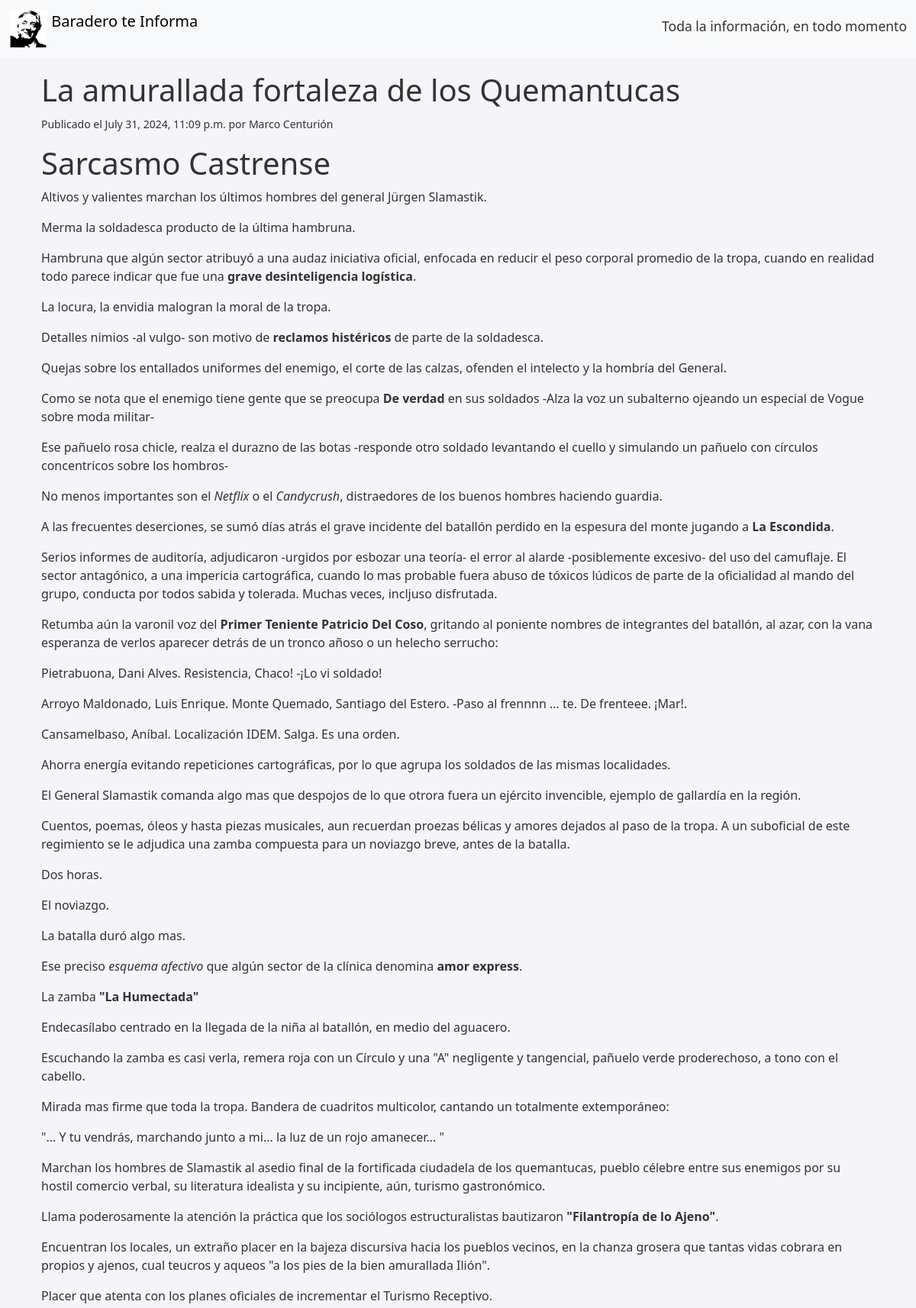
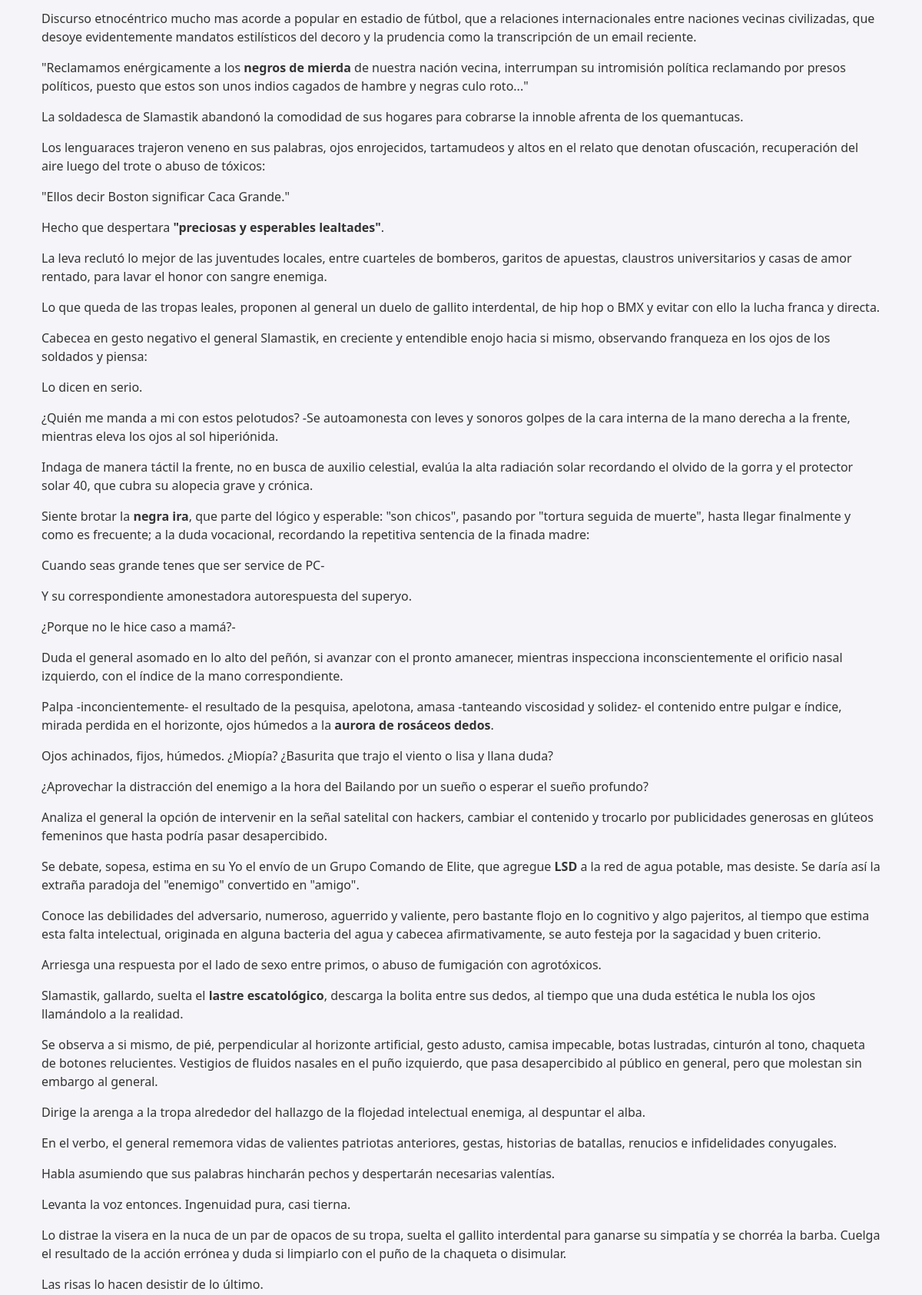
Page /noticias/1/ (upper part) on the committed database (2 pictures, top to bottom).
### noticias/models.py (models this page shows, shortened)
class Noticia(models.Model):
    titulo = models.CharField(max_length=200)
    resumen = models.TextField()
    contenido = models.TextField(null=True, blank=True)
    archivo_texto = models.FileField(upload_to='textos/', null=True, blank=True)
    categoria = models.ForeignKey(Categoria, on_delete=models.CASCADE)
    tags = models.ManyToManyField(Tag, related_name='noticias')
    fecha_creacion = models.DateTimeField(auto_now_add=True)
    nombre_usuario = models.CharField(max_length=100)
    apellido_usuario = models.CharField(max_length=100)

### noticias/views.py (the view)
# urls.py: path('<int:id>/', views.detalle_noticia, name='detalle_noticia'),
def detalle_noticia(request, id):
    noticia = get_object_or_404(Noticia, id=id)
    return render(request, 'noticias/detalle.html', {'noticia': noticia})

### noticias/templates/noticias/detalle.html (shortened to what this page needs)
{% extends 'noticias/base.html' %}
{% block content %}
<div class="container">
    <h1>{{ noticia.titulo }}</h1>
    <p><small>Publicado el {{ noticia.fecha_creacion }} por {{ noticia.nombre_usuario }} {{ noticia.apellido_usuario }}</small></p>
    <div class="content">
        {{ noticia.contenido|safe }}
    </div>
</div>
{% endblock %}

### noticias/static/css/styles.css (style rules this page uses)
body { background-color: #f4f4f9; color: #333; }
body { padding-top: 70px; }

### rows in the picture
Noticia: titulo "La amurallada fortaleza de los Quemantucas", fecha_creacion "July 31, 2024, 11:09 p.m.", nombre_usuario "Marco", apellido_usuario "Centurión", contenido "Sarcasmo Castrense Altivos y valientes marchan los últimos hombres del general Jürgen Slamastik. Merma la soldadesca producto de la última hambruna. Hambruna que algún sector atribuyó a una audaz iniciativa oficial, enfocada en reducir el peso corporal promedio de la tropa, cuando en realidad todo parece indicar que fue una grave desinteligencia logística . La locura, la envidia malogran la moral de la tropa. Detalles nimios -al vulgo- son motivo de reclamos histéricos de parte de la soldadesca. Quejas sobre los entallados uniformes del enemigo, el corte de las calzas, ofenden el intelecto y la hombría del General. Como se nota que el enemigo tiene gente que se preocupa De verdad en sus…"
